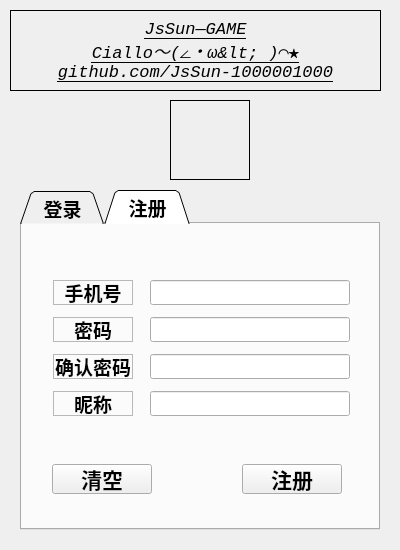
<?xml version="1.0" encoding="UTF-8"?>
<ui version="4.0">
 <class>LoginDialog</class>
 <widget class="QDialog" name="LoginDialog">
  <property name="geometry">
   <rect>
    <x>0</x>
    <y>0</y>
    <width>400</width>
    <height>550</height>
   </rect>
  </property>
  <property name="minimumSize">
   <size>
    <width>400</width>
    <height>550</height>
   </size>
  </property>
  <property name="maximumSize">
   <size>
    <width>400</width>
    <height>550</height>
   </size>
  </property>
  <property name="font">
   <font>
    <family>Consolas</family>
    <pointsize>14</pointsize>
    <bold>false</bold>
   </font>
  </property>
  <property name="windowTitle">
   <string>Dialog</string>
  </property>
  <widget class="QLabel" name="lb_logo">
   <property name="geometry">
    <rect>
     <x>10</x>
     <y>10</y>
     <width>371</width>
     <height>81</height>
    </rect>
   </property>
   <property name="font">
    <font>
     <family>Consolas</family>
     <pointsize>13</pointsize>
     <italic>true</italic>
     <bold>false</bold>
     <underline>true</underline>
     <strikeout>false</strikeout>
     <kerning>true</kerning>
    </font>
   </property>
   <property name="cursor">
    <cursorShape>ArrowCursor</cursorShape>
   </property>
   <property name="frameShape">
    <enum>QFrame::Shape::Box</enum>
   </property>
   <property name="frameShadow">
    <enum>QFrame::Shadow::Plain</enum>
   </property>
   <property name="lineWidth">
    <number>1</number>
   </property>
   <property name="midLineWidth">
    <number>0</number>
   </property>
   <property name="text">
    <string>JsSun—GAME
Ciallo～(∠・ω&lt; )⌒★
github.com/JsSun-1000001000</string>
   </property>
   <property name="alignment">
    <set>Qt::AlignmentFlag::AlignCenter</set>
   </property>
  </widget>
  <widget class="QLabel" name="lb_icon">
   <property name="geometry">
    <rect>
     <x>170</x>
     <y>100</y>
     <width>80</width>
     <height>80</height>
    </rect>
   </property>
   <property name="minimumSize">
    <size>
     <width>80</width>
     <height>80</height>
    </size>
   </property>
   <property name="maximumSize">
    <size>
     <width>80</width>
     <height>80</height>
    </size>
   </property>
   <property name="frameShape">
    <enum>QFrame::Shape::Box</enum>
   </property>
   <property name="text">
    <string/>
   </property>
   <property name="pixmap">
    <pixmap resource="resource.qrc">:/images/q151020-01.png</pixmap>
   </property>
   <property name="scaledContents">
    <bool>true</bool>
   </property>
   <property name="alignment">
    <set>Qt::AlignmentFlag::AlignCenter</set>
   </property>
  </widget>
  <widget class="QTabWidget" name="tw_page">
   <property name="geometry">
    <rect>
     <x>20</x>
     <y>190</y>
     <width>360</width>
     <height>340</height>
    </rect>
   </property>
   <property name="minimumSize">
    <size>
     <width>360</width>
     <height>340</height>
    </size>
   </property>
   <property name="maximumSize">
    <size>
     <width>360</width>
     <height>340</height>
    </size>
   </property>
   <property name="font">
    <font>
     <family>Consolas</family>
     <pointsize>14</pointsize>
     <italic>false</italic>
     <bold>true</bold>
    </font>
   </property>
   <property name="tabPosition">
    <enum>QTabWidget::TabPosition::North</enum>
   </property>
   <property name="tabShape">
    <enum>QTabWidget::TabShape::Triangular</enum>
   </property>
   <property name="currentIndex">
    <number>1</number>
   </property>
   <property name="elideMode">
    <enum>Qt::TextElideMode::ElideNone</enum>
   </property>
   <widget class="QWidget" name="tab_login">
    <attribute name="title">
     <string> 登录 </string>
    </attribute>
    <widget class="QPushButton" name="pb_clear">
     <property name="geometry">
      <rect>
       <x>30</x>
       <y>240</y>
       <width>100</width>
       <height>30</height>
      </rect>
     </property>
     <property name="minimumSize">
      <size>
       <width>100</width>
       <height>30</height>
      </size>
     </property>
     <property name="maximumSize">
      <size>
       <width>100</width>
       <height>30</height>
      </size>
     </property>
     <property name="font">
      <font>
       <family>Consolas</family>
       <pointsize>16</pointsize>
       <italic>false</italic>
       <bold>true</bold>
      </font>
     </property>
     <property name="text">
      <string>清空</string>
     </property>
    </widget>
    <widget class="QPushButton" name="pb_login">
     <property name="geometry">
      <rect>
       <x>220</x>
       <y>240</y>
       <width>100</width>
       <height>30</height>
      </rect>
     </property>
     <property name="minimumSize">
      <size>
       <width>100</width>
       <height>30</height>
      </size>
     </property>
     <property name="maximumSize">
      <size>
       <width>100</width>
       <height>30</height>
      </size>
     </property>
     <property name="font">
      <font>
       <family>Consolas</family>
       <pointsize>16</pointsize>
       <italic>false</italic>
       <bold>true</bold>
      </font>
     </property>
     <property name="text">
      <string>登录</string>
     </property>
    </widget>
    <widget class="QWidget" name="">
     <property name="geometry">
      <rect>
       <x>20</x>
       <y>50</y>
       <width>311</width>
       <height>151</height>
      </rect>
     </property>
     <layout class="QGridLayout" name="gridLayout">
      <item row="0" column="0">
       <widget class="QLabel" name="lb_tel">
        <property name="minimumSize">
         <size>
          <width>80</width>
          <height>25</height>
         </size>
        </property>
        <property name="maximumSize">
         <size>
          <width>80</width>
          <height>25</height>
         </size>
        </property>
        <property name="font">
         <font>
          <family>Consolas</family>
          <pointsize>14</pointsize>
          <italic>false</italic>
          <bold>true</bold>
          <underline>false</underline>
          <strikeout>false</strikeout>
         </font>
        </property>
        <property name="frameShape">
         <enum>QFrame::Shape::StyledPanel</enum>
        </property>
        <property name="frameShadow">
         <enum>QFrame::Shadow::Plain</enum>
        </property>
        <property name="text">
         <string>手机号</string>
        </property>
        <property name="textFormat">
         <enum>Qt::TextFormat::AutoText</enum>
        </property>
        <property name="alignment">
         <set>Qt::AlignmentFlag::AlignCenter</set>
        </property>
       </widget>
      </item>
      <item row="0" column="1">
       <widget class="QLineEdit" name="le_tel">
        <property name="minimumSize">
         <size>
          <width>200</width>
          <height>25</height>
         </size>
        </property>
        <property name="maximumSize">
         <size>
          <width>200</width>
          <height>25</height>
         </size>
        </property>
       </widget>
      </item>
      <item row="1" column="0">
       <widget class="QLabel" name="lb_password">
        <property name="minimumSize">
         <size>
          <width>80</width>
          <height>25</height>
         </size>
        </property>
        <property name="maximumSize">
         <size>
          <width>80</width>
          <height>25</height>
         </size>
        </property>
        <property name="font">
         <font>
          <family>Consolas</family>
          <pointsize>14</pointsize>
          <italic>false</italic>
          <bold>true</bold>
         </font>
        </property>
        <property name="frameShape">
         <enum>QFrame::Shape::StyledPanel</enum>
        </property>
        <property name="text">
         <string>密码</string>
        </property>
        <property name="alignment">
         <set>Qt::AlignmentFlag::AlignCenter</set>
        </property>
       </widget>
      </item>
      <item row="1" column="1">
       <widget class="QLineEdit" name="le_password">
        <property name="minimumSize">
         <size>
          <width>200</width>
          <height>25</height>
         </size>
        </property>
        <property name="maximumSize">
         <size>
          <width>200</width>
          <height>25</height>
         </size>
        </property>
       </widget>
      </item>
     </layout>
    </widget>
   </widget>
   <widget class="QWidget" name="tb_register">
    <attribute name="title">
     <string> 注册 </string>
    </attribute>
    <widget class="QWidget" name="layoutWidget">
     <property name="geometry">
      <rect>
       <x>20</x>
       <y>50</y>
       <width>321</width>
       <height>151</height>
      </rect>
     </property>
     <layout class="QGridLayout" name="gridLayout_2">
      <item row="1" column="0">
       <widget class="QLabel" name="lb_password_register">
        <property name="minimumSize">
         <size>
          <width>80</width>
          <height>25</height>
         </size>
        </property>
        <property name="maximumSize">
         <size>
          <width>80</width>
          <height>25</height>
         </size>
        </property>
        <property name="font">
         <font>
          <family>Consolas</family>
          <pointsize>14</pointsize>
          <italic>false</italic>
          <bold>true</bold>
         </font>
        </property>
        <property name="frameShape">
         <enum>QFrame::Shape::StyledPanel</enum>
        </property>
        <property name="text">
         <string>密码</string>
        </property>
        <property name="alignment">
         <set>Qt::AlignmentFlag::AlignCenter</set>
        </property>
       </widget>
      </item>
      <item row="2" column="1">
       <widget class="QLineEdit" name="le_confirm_register">
        <property name="minimumSize">
         <size>
          <width>200</width>
          <height>25</height>
         </size>
        </property>
        <property name="maximumSize">
         <size>
          <width>200</width>
          <height>25</height>
         </size>
        </property>
       </widget>
      </item>
      <item row="1" column="1">
       <widget class="QLineEdit" name="le_password_register">
        <property name="minimumSize">
         <size>
          <width>200</width>
          <height>25</height>
         </size>
        </property>
        <property name="maximumSize">
         <size>
          <width>200</width>
          <height>25</height>
         </size>
        </property>
       </widget>
      </item>
      <item row="0" column="1">
       <widget class="QLineEdit" name="le_tel_register">
        <property name="minimumSize">
         <size>
          <width>200</width>
          <height>25</height>
         </size>
        </property>
        <property name="maximumSize">
         <size>
          <width>200</width>
          <height>25</height>
         </size>
        </property>
       </widget>
      </item>
      <item row="2" column="0">
       <widget class="QLabel" name="lb_confirm_register">
        <property name="sizePolicy">
         <sizepolicy hsizetype="Preferred" vsizetype="Preferred">
          <horstretch>0</horstretch>
          <verstretch>0</verstretch>
         </sizepolicy>
        </property>
        <property name="minimumSize">
         <size>
          <width>80</width>
          <height>25</height>
         </size>
        </property>
        <property name="maximumSize">
         <size>
          <width>80</width>
          <height>25</height>
         </size>
        </property>
        <property name="font">
         <font>
          <family>Consolas</family>
          <pointsize>14</pointsize>
          <italic>false</italic>
          <bold>true</bold>
         </font>
        </property>
        <property name="frameShape">
         <enum>QFrame::Shape::StyledPanel</enum>
        </property>
        <property name="text">
         <string>确认密码</string>
        </property>
        <property name="alignment">
         <set>Qt::AlignmentFlag::AlignCenter</set>
        </property>
       </widget>
      </item>
      <item row="0" column="0">
       <widget class="QLabel" name="lb_tel_register">
        <property name="minimumSize">
         <size>
          <width>80</width>
          <height>25</height>
         </size>
        </property>
        <property name="maximumSize">
         <size>
          <width>80</width>
          <height>25</height>
         </size>
        </property>
        <property name="font">
         <font>
          <family>Consolas</family>
          <pointsize>14</pointsize>
          <italic>false</italic>
          <bold>true</bold>
          <underline>false</underline>
          <strikeout>false</strikeout>
         </font>
        </property>
        <property name="frameShape">
         <enum>QFrame::Shape::StyledPanel</enum>
        </property>
        <property name="frameShadow">
         <enum>QFrame::Shadow::Plain</enum>
        </property>
        <property name="text">
         <string>手机号</string>
        </property>
        <property name="textFormat">
         <enum>Qt::TextFormat::AutoText</enum>
        </property>
        <property name="alignment">
         <set>Qt::AlignmentFlag::AlignCenter</set>
        </property>
       </widget>
      </item>
      <item row="3" column="0">
       <widget class="QLabel" name="lb_name_register">
        <property name="minimumSize">
         <size>
          <width>80</width>
          <height>25</height>
         </size>
        </property>
        <property name="maximumSize">
         <size>
          <width>80</width>
          <height>25</height>
         </size>
        </property>
        <property name="font">
         <font>
          <family>Consolas</family>
          <pointsize>14</pointsize>
          <italic>false</italic>
          <bold>true</bold>
         </font>
        </property>
        <property name="frameShape">
         <enum>QFrame::Shape::StyledPanel</enum>
        </property>
        <property name="text">
         <string>昵称</string>
        </property>
        <property name="alignment">
         <set>Qt::AlignmentFlag::AlignCenter</set>
        </property>
       </widget>
      </item>
      <item row="3" column="1">
       <widget class="QLineEdit" name="le_name_register">
        <property name="minimumSize">
         <size>
          <width>200</width>
          <height>25</height>
         </size>
        </property>
        <property name="maximumSize">
         <size>
          <width>200</width>
          <height>25</height>
         </size>
        </property>
       </widget>
      </item>
     </layout>
    </widget>
    <widget class="QPushButton" name="pb_register">
     <property name="geometry">
      <rect>
       <x>220</x>
       <y>240</y>
       <width>100</width>
       <height>30</height>
      </rect>
     </property>
     <property name="minimumSize">
      <size>
       <width>100</width>
       <height>30</height>
      </size>
     </property>
     <property name="maximumSize">
      <size>
       <width>100</width>
       <height>30</height>
      </size>
     </property>
     <property name="font">
      <font>
       <family>Consolas</family>
       <pointsize>16</pointsize>
       <italic>false</italic>
       <bold>true</bold>
      </font>
     </property>
     <property name="text">
      <string>注册</string>
     </property>
    </widget>
    <widget class="QPushButton" name="pb_clear_register">
     <property name="geometry">
      <rect>
       <x>30</x>
       <y>240</y>
       <width>100</width>
       <height>30</height>
      </rect>
     </property>
     <property name="minimumSize">
      <size>
       <width>100</width>
       <height>30</height>
      </size>
     </property>
     <property name="maximumSize">
      <size>
       <width>100</width>
       <height>30</height>
      </size>
     </property>
     <property name="font">
      <font>
       <family>Consolas</family>
       <pointsize>16</pointsize>
       <italic>false</italic>
       <bold>true</bold>
      </font>
     </property>
     <property name="text">
      <string>清空</string>
     </property>
    </widget>
   </widget>
  </widget>
 </widget>
 <resources>
  <include location="resource.qrc"/>
 </resources>
 <connections/>
</ui>
